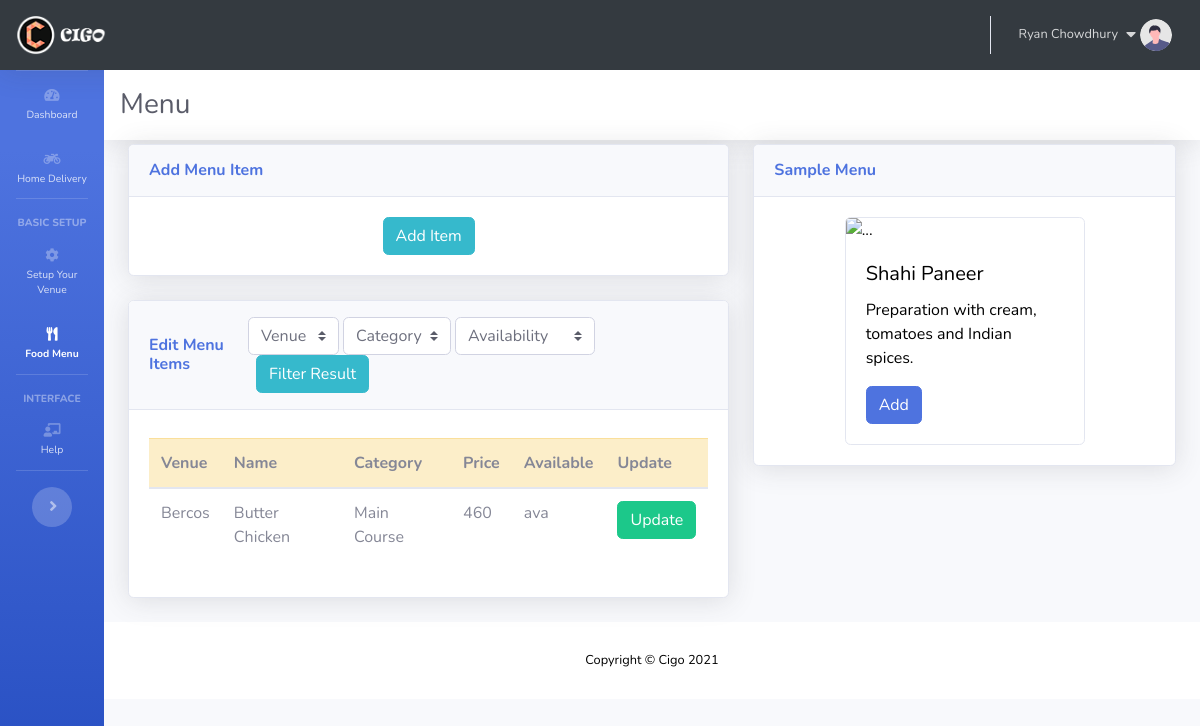
Screenshot of /setup/menupage/ (signed in) with the database file from the repository.
### setup/models.py (models this page shows, shortened)
class Menu(models.Model):
	product_id=models.AutoField(primary_key=True)
	venue = models.ForeignKey(Venue, on_delete=models.CASCADE)
	venuename = models.CharField(max_length=100,default="venuename")
	product_name=models.CharField(max_length=50)
	category=models.CharField(max_length=50, null=True)
	description=models.CharField(max_length=1000, null=True)
	price=models.IntegerField(default=0)
	serialno=models.IntegerField(default=0)
	customisable=models.BooleanField(default=0)
	showtype=models.BooleanField(default=1)
	pictype=models.BooleanField(default=1)
	availability=models.CharField(max_length=3,choices=AVAIL_CHOICE,default="ava")
	image = models.ImageField(upload_to='images/', null=True, blank=True)

class Venue(models.Model):
	venueid = models.AutoField(primary_key=True)
	venuename = models.CharField(max_length=50)
	owner = models.ForeignKey(User, on_delete=models.CASCADE)
	notables = models.IntegerField(default=0)
	paymentphoneno = models.CharField(max_length=50, default="0")
	category_list_sorted = models.CharField(max_length=500, default="0") # "Snacks, Main Course"
	def __str__(self):
		return self.venuename

### setup/views.py (the view, shortened to what this page needs)
# urls.py: path('menupage/', views.menupage, name='menupage'),
def menupage(request):
	if request.user.groups.exists():
		group = request.user.groups.all()[0].name
		if group == "Manager":
			manager=Employee.objects.get(ph=request.user)
			restaurant=manager.venue
			allmenu = Menu.objects.filter(venue=restaurant).filter(showtype=1)
			details = {
			'restaurant':restaurant,
			'allmenu':allmenu
			}
		else:
			allrestaurants = Venue.objects.filter(owner=request.user)
			allmenu = Menu.objects.filter(venue__in=allrestaurants).filter(showtype=1)
			details = {
			'allrestaurants':allrestaurants,
			'allmenu':allmenu
			}
		if group == "Manager":
			return render(request,'app/menu/managermenu.html',details)
		else:
			return render(request,'app/menu/menu.html',details)

### dashboard/templatetags/auth_extras.py (called while the page is built)
@register.filter(name='has_group')
def has_group(user, group_name):
    group = Group.objects.get(name=group_name)
    return True if group in user.groups.all() else False

### templates/app/menu/menu.html (shortened to what this page needs)
{% extends "app/appbase.html" %}
{% load static %}
{% block menuactive %}active{% endblock menuactive %}
{% block pageheading %}
<div class="mr-5">
	<h1 class="h3 mb-0 text-gray-800 mr-5">Menu</h1>
</div>
{% endblock pageheading %}
{% block body %}
<div class="container-fluid">
	<div class="row">
		<div class="col-xl-7 col-lg-7">
			<div class="card shadow mb-4">
				<div class="card-header py-3 d-flex flex-row align-items-center justify-content-between">
					<h6 class="m-0 font-weight-bold text-primary">Add Menu Item</h6>
				</div>
				<div class="card-body">
					<div class="text-center">
						<button type="button" class="btn btn-info" data-toggle="modal" data-target="#additemModal">
							Add Item
						</button>
					</div>
				</div>
			</div>
			<div class="card shadow mb-4">
				<div class="card-header py-3 d-flex flex-row align-items-center justify-content-between">
					<div>
						<h6 class="m-0 font-weight-bold text-primary">Edit Menu Items</h6>
					</div>
					<div class="input-group">
						<form method="post" action="./" class="form-inline">
							<div class="mr-1">
								<select class="custom-select" id="venueselect" name="venueselect" onchange="filtervenue()">
									<option selected>Venue</option>
								</select>
							</div>
							<div class="mr-1">
								<select class="custom-select" id="categoryselect" name="categoryselect" onchange="filtercategory()">
									<option selected>Category</option>
								</select>
							</div>
							<div class="mr-1">
								<select class="custom-select" id="availability" name="availability">
									<option value="Availability" selected>Availability</option>
								</select>
							</div>
							<div class="ml-2">
								<button class="btn btn-info" type="submit">Filter Result</button>
							</div>
						</form>
					</div>
				</div>
				<div class="card-body ">
					<div class="table-responsive">
						<table class="table mt-2">
							<thead class="table-warning">
								<tr>
									<th scope="col">Venue</th>
									<th scope="col">Name</th>
									<th scope="col">Category</th>
									<th scope="col">Price</th>
									<th scope="col">Available</th>
									<th scope="col">Update</th>
								</tr>
							</thead>
							<tbody>
								{% for i in allmenu %}
								<tr>
									<td id="venue{{i.product_id}}">{{i.venue}}</td>
									<td id="product{{i.product_id}}">{{i.product_name}}</td>
									<td id="category{{i.product_id}}">{{i.category}}</td>
									<td id="price{{i.product_id}}">{{i.price}}</td>
									<td id="availability{{i.product_id}}">{{i.availability}}</td>
									<td><button id="{{i.product_id}}" type="button" class="btn btn-success updatemenu" data-toggle="modal" data-target="#updateMenuModal">Update</button></td>
								</tr>
								{% endfor %}
							</tbody>
						</table>
					</div>
				</div>
			</div>
		</div>
		<div class="col-xl-5 col-lg-5">
			<div class="card shadow mb-4">
				<a name="revenue">
					<div class="card-header py-3 d-flex flex-row align-items-center justify-content-between">
						<h6 class="m-0 font-weight-bold text-primary">Sample Menu</h6>
					</div>
				</a>
				<div class="card-body">
					<div class="card mx-auto" style="width: 15rem;">
						<img src="https://images.unsplash.com/photo-1567188040759-fb8a883dc6d8?crop=entropy&cs=tinysrgb&fit=crop&fm=jpg&h=300&ixid=eyJhcHBfaWQiOjF9&ixlib=rb-1.2.1&q=80&w=400" class="card-img-top" alt="...">
						<div class="card-body">
							<h5 class="card-title">Shahi Paneer</h5>
							<p class="card-text">Preparation with cream, tomatoes and Indian spices.</p>
							<a href="#" class="btn btn-primary">Add</a>
						</div>
					</div>
				</div>
			</div>
		</div>
	</div>
</div>
{% endblock body %}

### templates/app/appbase.html (shortened to what this page needs)
{% load static %}
{% load auth_extras %}
<!DOCTYPE html>
<html lang="en">
<head>
	<link href="{% static 'app/css/all.min.css' %}" rel="stylesheet" type="text/css">
	<link href="{% static 'app/css/sb-admin-2.min.css' %}" rel="stylesheet">
	<link href="{% static 'app/css/dashboard.css' %}" rel="stylesheet">
</head>
<body id="page-top">
	<nav class="navbar navbar-expand navbar-dark bg-black topbar shadow" style="background-color: #343a40;">
		<a class="navbar-brand" href="/home"><img class="img-profile " src="{% static 'home/img/logohome.png' %}" style="width:90px;height:40px;"></a>
		<ul class="navbar-nav ml-auto">
			{% if user.is_authenticated %}
			<li class="nav-item dropdown no-arrow">
				<a class="nav-link dropdown-toggle" href="#" id="userDropdown" role="button" data-toggle="dropdown" aria-haspopup="true" aria-expanded="false">
					<span class="mr-2 d-none d-lg-inline small">{{request.user.first_name}}</span>
					<span><i class="fas fa-caret-down mr-1"></i></span>
					<img class="img-profile rounded-circle" src="{% static 'app/img/undraw_profile.svg' %}">
				</a>
			</li>
			{% endif %}
		</ul>
	</nav>
	<div class="bg">
		<div id="wrapper">
			<ul class="navbar-nav bg-gradient-primary sidebar sidebar-dark accordion toggled" id="accordionSidebar">
				<hr class="sidebar-divider my-0">
				<li class="nav-item {% block dashboardactive %}{% endblock dashboardactive %}">
					<a class="nav-link" href="/dashboard/">
						<i class="fas fa-fw fa-tachometer-alt"></i>
						<span>Dashboard</span></a>
				</li>
				<li class="nav-item {% block homedelactive %}{% endblock homedelactive %}">
					<a class="nav-link" href="/deliverydashboard/">
						<i class="fas fa-motorcycle"></i>
						<span>Home Delivery</span></a>
				</li>
				<hr class="sidebar-divider">
				{% if request.user|has_group:"Owner" %}
				<div class="sidebar-heading">
					Basic Setup
				</div>
				<li class="nav-item {% block setupactive %}{% endblock setupactive %}">
					<a class="nav-link collapsed" href="#" data-toggle="collapse" data-target="#collapseTwo" aria-expanded="true" aria-controls="collapseTwo">
						<i class="fas fa-fw fa-cog"></i>
						<span>Setup Your Venue</span>
					</a>
				</li>
				<li class="nav-item {% block menuactive %}{% endblock menuactive %}">
					<a class="nav-link collapsed" href="#" data-toggle="collapse" data-target="#collapseUtilities" aria-expanded="true" aria-controls="collapseUtilities">
						<i class="fas fa-fw fa-utensils"></i>
						<span>Food Menu</span>
					</a>
				</li>
				<hr class="sidebar-divider">
				<div class="sidebar-heading">
					Interface
				</div>
				<li class="nav-item {% block helpactive %}{% endblock helpactive %}">
					<a class="nav-link collapsed" href="#" data-toggle="collapse" data-target="#collapseHelp" aria-expanded="true" aria-controls="collapseHelp">
						<i class="fas fa-chalkboard-teacher"></i>
						<span>Help</span>
					</a>
				</li>
				<hr class="sidebar-divider d-none d-md-block">
				{% endif %}
				<div class="text-center d-none d-md-inline">
					<button class="rounded-circle border-0" id="sidebarToggle"></button>
				</div>
			</ul>
			<div id="content-wrapper" class="d-flex flex-column">
				<nav class="navbar navbar-expand-xl navbar-light bg-white topbar mb-1 shadow">
					{% block pageheading %}
					{% endblock pageheading %}
				</nav>
				{% block body %}
				{% endblock body %}
				<footer class="sticky-footer bg-white">
					<div class="container my-auto">
						<div class="copyright text-center my-auto">
							<span>Copyright &copy; Cigo 2021</span>
						</div>
					</div>
				</footer>
			</div>
		</div>
	</div>
</body>
</html>

### static/app/css/dashboard.css (style rules this page uses)
.bg { background-color: white; background-repeat: no-repeat; background-size: cover; color: black; }
html { scroll-behavior: smooth; }

### rows the page displays
Menu: venue "Bercos", product_name "Butter Chicken", category "Main Course", price "460", availability "ava"

### other values shown
{{ request.user.first_name }} "Ryan Chowdhury"
